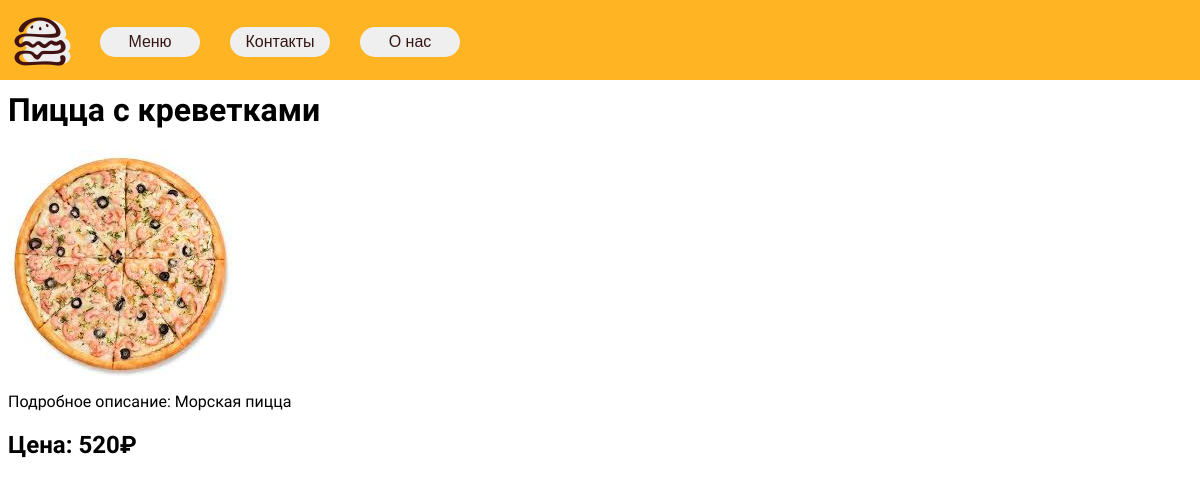
The app's page /foodcard=8 with its own data.
### main/models.py (models this page shows, shortened)
class FoodCard(models.Model):
    title = models.CharField(max_length=30)
    image = models.ImageField(upload_to="img/")
    display_sostav = models.BooleanField(default=True)
    sostav = models.CharField(max_length=100, default=None, blank=True)
    description = models.TextField(max_length=5000)
    price = models.IntegerField()
    category = models.ForeignKey('FoodCategory', on_delete=models.PROTECT, null=True)
    class Meta:
        verbose_name = 'Блюдо'
        verbose_name_plural = 'Блюда'

### main/views.py (the view)
# urls.py: path('foodcard=<int:pk>', views.FoodCardDetailView.as_view(), name="foodcard_detail"),
class FoodCardDetailView(DetailView):
    model = FoodCard
    context_object_name = 'foodcard'
    template_name = 'main/foodcard_detail.html'

### main/templates/main/foodcard_detail.html (shortened to what this page needs)
{% extends 'main/layout.html' %}
{% block content %}
    <h1>{{ foodcard.title }}</h1>
    <img src='{{ foodcard.image.url }}'>
    <p> Подробное описание: {{ foodcard.description }}</p>
    <h2>Цена: {{ foodcard.price }}₽</h2>
{% endblock %}

### main/static/main/css/main.css (style rules this page uses)
body { background-color: white; font-family: "SUSE", sans-serif; }

### records on screen
FoodCard: title "Пицца с креветками", image (picture), description "Морская пицца", price "520"
